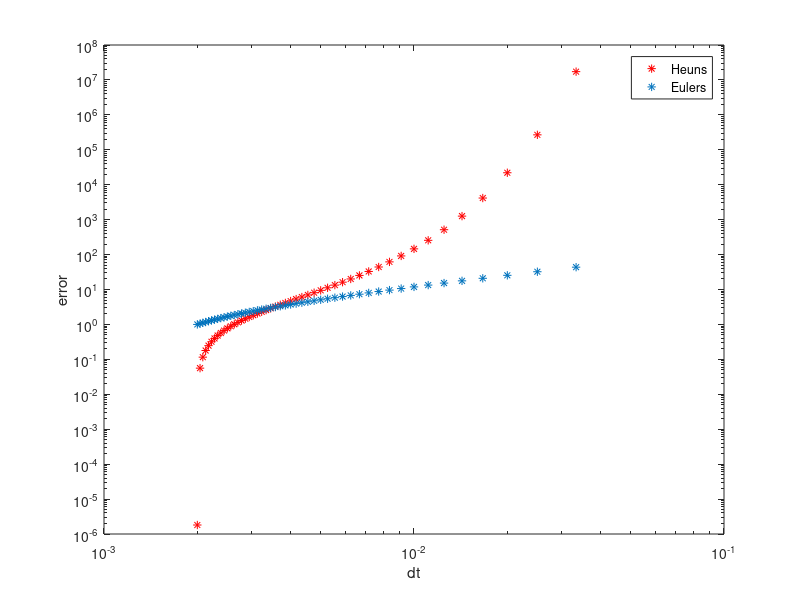

MATLAB code for this plot:
%% Heun's Method 
% For the system:    y' = ry,   y(0) = 1   over the interval [0,T]
%% True Solution
clear all
N=500; T=1; r=1; % N is # of approximations to make for y(T)
dt=zeros(N,1);
%c=10; % constant interval of increase for dt
%n=zeros(N,1);
dt = T./(30:10:N);
y0=1; k=y0; % ytrue(1)=y(0) init. condition
ytrue=k*exp(r*T);
%% Heun's Approximation 
% yheun=zeros(N+1,1); yheun(1)=ytrue(1);
j=1;
errheun=zeros(size(dt,2),1);
while (j<=size(dt,2))
    yheun=y0;
    i=2;
    while (i<=N+1)
        k1=r*yheun; k2=r*(yheun+dt(j)*k1);
        yheun=yheun+.5*dt(j)*(k1+k2);
        i=i+1;
    end
    errheun(j)=abs(yheun-ytrue);
    j=j+1;
end
%loglog([0:c:dt(N)],errheun,'r*')
%% Euler's Method
%yeuler=zeros(N+1,1); yeuler(1)=ytrue(1); 
erreul=zeros(size(dt,2),1);
j=1;
while (j<=size(dt,2))
    yeuler=y0;
    i=2;
    while (i<=N+1)
        yeuler=yeuler+dt(j)*r*yheun;
        i=i+1;
    end
    erreul(j)=abs(yeuler-ytrue); 
    j=j+1;
end    
loglog(dt,errheun,'r*',dt,erreul,'*'); %hold off
xlabel('dt')
ylabel('error')
legend('Heuns','Eulers')
